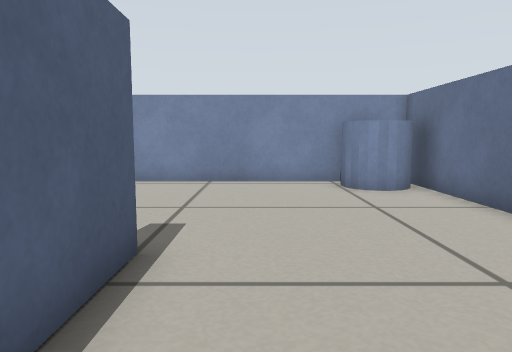
[1] (above)

12 first-person views from a walk through a world built for the Gazebo simulator. The camera is 0.36 m above the floor, tilts 6° down and sees 70° across. The floor is counted in squares, 0.25 m on a side. Each view is taken from the middle of a square. On the plan, view 1 faces up. The plan holds only what a view shows up to about 16 squares ahead; the rest is blank.

[2]
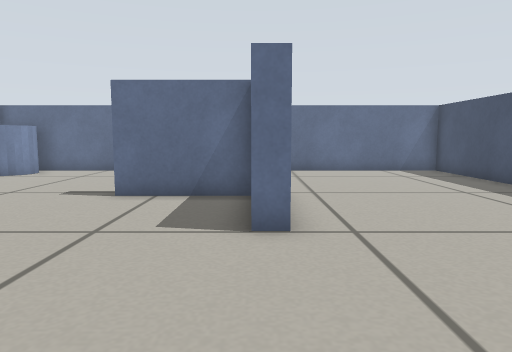

[3]
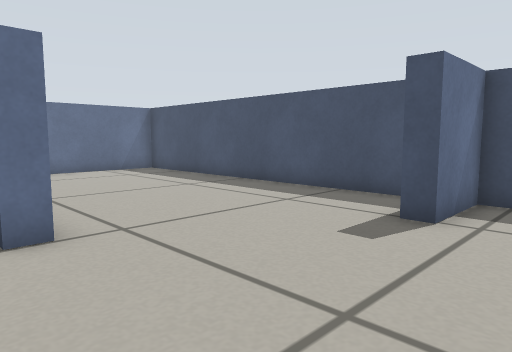

[4]
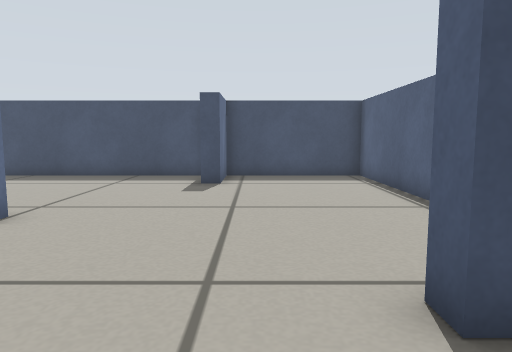

[5]
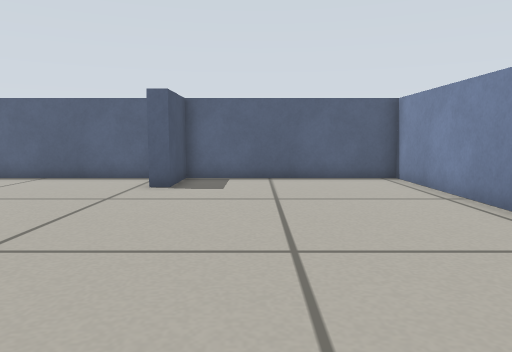

[6]
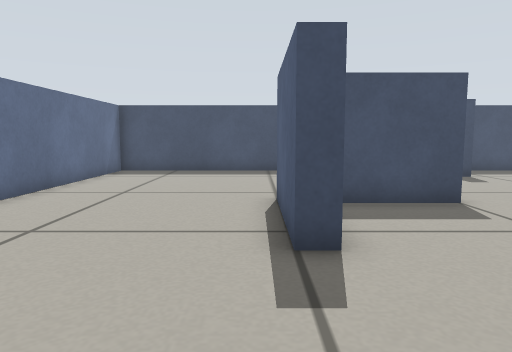

[7]
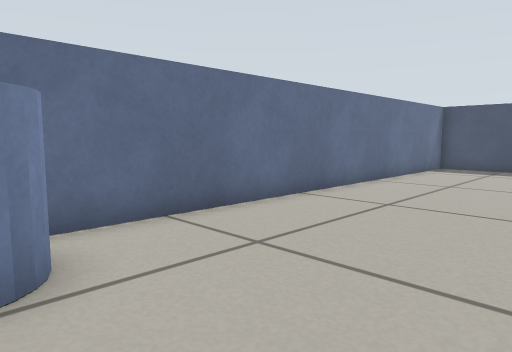

[8]
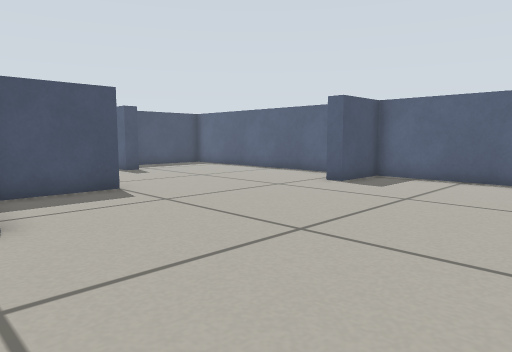

[9]
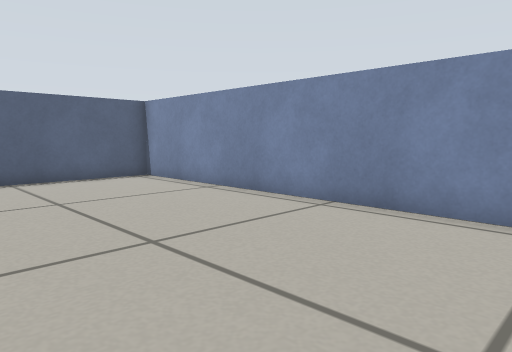

[10]
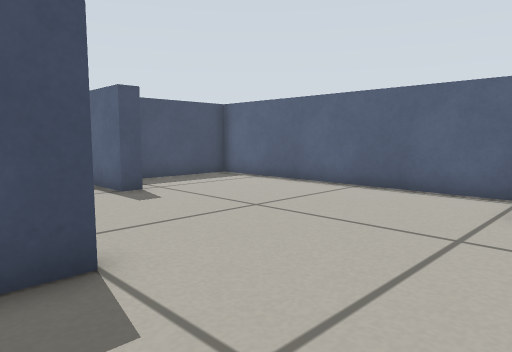

[11]
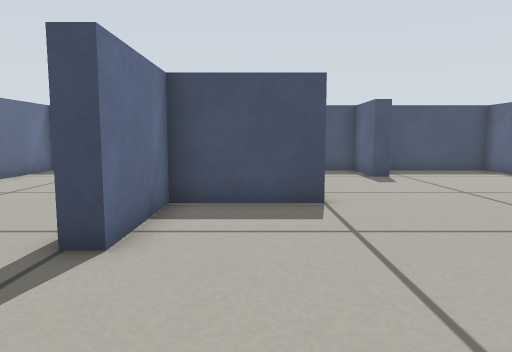

[12]
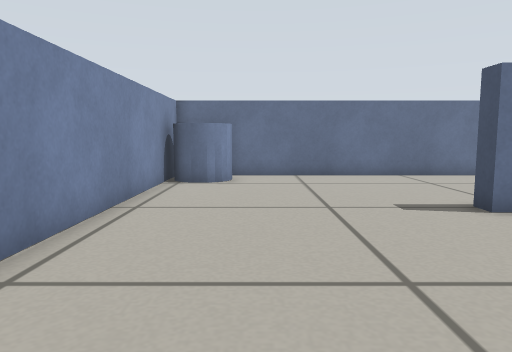

### Floor plan
Points are (right, up) in squares from view 1. A wall is a line through its corners. A room is listed if a view was taken in it or the views show most of it. See-through windows are left out.
Room 1 (views 1, 2, 3, 4, 5, 6, 7, 8, 9, 10, 11, 12)
walls: (-5.5, 0.4) (-5.5, 1.1) (-2.1, 1.1) (-2.1, 4.5) (-1.5, 4.5) (-1.5, 0.4); (-13.9, 3.4) (-13.9, -6.8) (-8.9, -6.8) (-8.9, -4.3) (-8.3, -4.3) (-8.3, -6.8) (4.9, -6.8) (4.9, 12) (-13.9, 12) (-13.9, 4.5) (-11.5, 4.5) (-11.5, 3.9)
objects: blue cylinder (3, 10) to (4, 11)

Positions as (right, up) in squares from view 1, and headings:
1: (0, 0), facing up
2: (-11, 1), facing right
3: (-11, 2), facing down-right
4: (-10, 7), facing down
5: (-1, 7), facing left
6: (-1, 9), facing down
7: (-1, 11), facing down-right
8: (-1, 11), facing down-left
9: (-1, 5), facing up-left
10: (-4, 5), facing down-left
11: (-4, 9), facing down
12: (-9, 9), facing right
